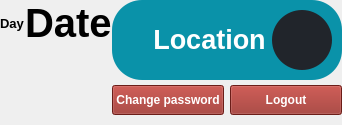
        <widget class="QWidget" name="headerFrame" native="true">
         <property name="sizePolicy">
          <sizepolicy hsizetype="Expanding" vsizetype="Expanding">
           <horstretch>0</horstretch>
           <verstretch>0</verstretch>
          </sizepolicy>
         </property>
         <property name="minimumSize">
          <size>
           <width>0</width>
           <height>125</height>
          </size>
         </property>
         <property name="maximumSize">
          <size>
           <width>16777215</width>
           <height>16777215</height>
          </size>
         </property>
         <layout class="QHBoxLayout" name="horizontalLayout_2">
          <property name="spacing">
           <number>0</number>
          </property>
          <property name="sizeConstraint">
           <enum>QLayout::SetDefaultConstraint</enum>
          </property>
          <property name="leftMargin">
           <number>0</number>
          </property>
          <property name="topMargin">
           <number>0</number>
          </property>
          <property name="rightMargin">
           <number>0</number>
          </property>
          <property name="bottomMargin">
           <number>0</number>
          </property>
          <item alignment="Qt::AlignLeft|Qt::AlignTop">
           <widget class="QWidget" name="widget_2" native="true">
            <layout class="QHBoxLayout" name="horizontalLayout_3">
             <property name="spacing">
              <number>0</number>
             </property>
             <property name="leftMargin">
              <number>0</number>
             </property>
             <property name="topMargin">
              <number>0</number>
             </property>
             <property name="rightMargin">
              <number>0</number>
             </property>
             <property name="bottomMargin">
              <number>0</number>
             </property>
             <item alignment="Qt::AlignLeft">
              <widget class="QLabel" name="appHeaderDay">
               <property name="font">
                <font>
                 <pointsize>10</pointsize>
                 <bold>true</bold>
                </font>
               </property>
               <property name="text">
                <string>Day</string>
               </property>
              </widget>
             </item>
             <item>
              <widget class="QLabel" name="appHeaderDate">
               <property name="font">
                <font>
                 <pointsize>30</pointsize>
                 <bold>true</bold>
                </font>
               </property>
               <property name="text">
                <string>Date</string>
               </property>
              </widget>
             </item>
            </layout>
           </widget>
          </item>
          <item alignment="Qt::AlignRight|Qt::AlignTop">
           <widget class="QWidget" name="widget_3" native="true">
            <property name="sizePolicy">
             <sizepolicy hsizetype="Preferred" vsizetype="Expanding">
              <horstretch>0</horstretch>
              <verstretch>0</verstretch>
             </sizepolicy>
            </property>
            <layout class="QVBoxLayout" name="verticalLayout_40">
             <property name="spacing">
              <number>0</number>
             </property>
             <property name="leftMargin">
              <number>0</number>
             </property>
             <property name="topMargin">
              <number>0</number>
             </property>
             <property name="rightMargin">
              <number>0</number>
             </property>
             <property name="bottomMargin">
              <number>10</number>
             </property>
             <item alignment="Qt::AlignTop">
              <widget class="QGroupBox" name="groupBox_2">
               <property name="sizePolicy">
                <sizepolicy hsizetype="Preferred" vsizetype="Preferred">
                 <horstretch>0</horstretch>
                 <verstretch>0</verstretch>
                </sizepolicy>
               </property>
               <property name="minimumSize">
                <size>
                 <width>230</width>
                 <height>80</height>
                </size>
               </property>
               <property name="maximumSize">
                <size>
                 <width>100</width>
                 <height>80</height>
                </size>
               </property>
               <property name="styleSheet">
                <string notr="true">background-color: #0A92A9;
border-radius: 30px;</string>
               </property>
               <property name="title">
                <string/>
               </property>
               <layout class="QHBoxLayout" name="horizontalLayout_18">
                <property name="leftMargin">
                 <number>10</number>
                </property>
                <property name="topMargin">
                 <number>10</number>
                </property>
                <property name="rightMargin">
                 <number>10</number>
                </property>
                <property name="bottomMargin">
                 <number>10</number>
                </property>
                <item>
                 <widget class="QFrame" name="frame_12">
                  <property name="sizePolicy">
                   <sizepolicy hsizetype="Expanding" vsizetype="Expanding">
                    <horstretch>0</horstretch>
                    <verstretch>0</verstretch>
                   </sizepolicy>
                  </property>
                  <property name="frameShape">
                   <enum>QFrame::StyledPanel</enum>
                  </property>
                  <property name="frameShadow">
                   <enum>QFrame::Raised</enum>
                  </property>
                  <layout class="QVBoxLayout" name="verticalLayout_21">
                   <property name="spacing">
                    <number>0</number>
                   </property>
                   <property name="leftMargin">
                    <number>0</number>
                   </property>
                   <property name="topMargin">
                    <number>0</number>
                   </property>
                   <property name="rightMargin">
                    <number>0</number>
                   </property>
                   <property name="bottomMargin">
                    <number>0</number>
                   </property>
                   <item>
                    <widget class="QFrame" name="frame_13">
                     <property name="sizePolicy">
                      <sizepolicy hsizetype="Expanding" vsizetype="Expanding">
                       <horstretch>0</horstretch>
                       <verstretch>0</verstretch>
                      </sizepolicy>
                     </property>
                     <property name="minimumSize">
                      <size>
                       <width>0</width>
                       <height>0</height>
                      </size>
                     </property>
                     <property name="maximumSize">
                      <size>
                       <width>300</width>
                       <height>300</height>
                      </size>
                     </property>
                     <property name="layoutDirection">
                      <enum>Qt::LeftToRight</enum>
                     </property>
                     <property name="frameShape">
                      <enum>QFrame::StyledPanel</enum>
                     </property>
                     <property name="frameShadow">
                      <enum>QFrame::Raised</enum>
                     </property>
                     <layout class="QHBoxLayout" name="horizontalLayout_20">
                      <property name="spacing">
                       <number>9</number>
                      </property>
                      <property name="leftMargin">
                       <number>0</number>
                      </property>
                      <property name="topMargin">
                       <number>0</number>
                      </property>
                      <property name="rightMargin">
                       <number>0</number>
                      </property>
                      <property name="bottomMargin">
                       <number>0</number>
                      </property>
                      <item alignment="Qt::AlignRight|Qt::AlignVCenter">
                       <widget class="QLabel" name="userName">
                        <property name="sizePolicy">
                         <sizepolicy hsizetype="Expanding" vsizetype="Expanding">
                          <horstretch>0</horstretch>
                          <verstretch>0</verstretch>
                         </sizepolicy>
                        </property>
                        <property name="font">
                         <font>
                          <pointsize>20</pointsize>
                          <bold>true</bold>
                         </font>
                        </property>
                        <property name="styleSheet">
                         <string notr="true">color: #fff;</string>
                        </property>
                        <property name="frameShape">
                         <enum>QFrame::Box</enum>
                        </property>
                        <property name="text">
                         <string>Location</string>
                        </property>
                        <property name="alignment">
                         <set>Qt::AlignCenter</set>
                        </property>
                       </widget>
                      </item>
                     </layout>
                    </widget>
                   </item>
                  </layout>
                 </widget>
                </item>
                <item alignment="Qt::AlignTop">
                 <widget class="QPushButton" name="accountBtn">
                  <property name="minimumSize">
                   <size>
                    <width>60</width>
                    <height>60</height>
                   </size>
                  </property>
                  <property name="maximumSize">
                   <size>
                    <width>60</width>
                    <height>60</height>
                   </size>
                  </property>
                  <property name="font">
                   <font>
                    <pointsize>13</pointsize>
                   </font>
                  </property>
                  <property name="styleSheet">
                   <string notr="true">background-color: #21252B;
border-radius: 30px;</string>
                  </property>
                  <property name="text">
                   <string/>
                  </property>
                  <property name="icon">
                   <iconset>
                    <normaloff>:/blueIcons/icons/blueIcons/user.svg</normaloff>:/blueIcons/icons/blueIcons/user.svg</iconset>
                  </property>
                  <property name="iconSize">
                   <size>
                    <width>59</width>
                    <height>59</height>
                   </size>
                  </property>
                 </widget>
                </item>
               </layout>
              </widget>
             </item>
             <item>
              <widget class="QWidget" name="profileWidget" native="true">
               <layout class="QHBoxLayout" name="horizontalLayout_6">
                <property name="leftMargin">
                 <number>0</number>
                </property>
                <property name="topMargin">
                 <number>5</number>
                </property>
                <property name="rightMargin">
                 <number>0</number>
                </property>
                <property name="bottomMargin">
                 <number>0</number>
                </property>
                <item>
                 <widget class="QWidget" name="editProfile" native="true">
                  <layout class="QHBoxLayout" name="horizontalLayout_13">
                   <property name="spacing">
                    <number>0</number>
                   </property>
                   <property name="leftMargin">
                    <number>0</number>
                   </property>
                   <property name="topMargin">
                    <number>0</number>
                   </property>
                   <property name="rightMargin">
                    <number>0</number>
                   </property>
                   <property name="bottomMargin">
                    <number>0</number>
                   </property>
                   <item>
                    <widget class="QPushButton" name="editProfile_pushButton">
                     <property name="minimumSize">
                      <size>
                       <width>0</width>
                       <height>30</height>
                      </size>
                     </property>
                     <property name="maximumSize">
                      <size>
                       <width>16777215</width>
                       <height>30</height>
                      </size>
                     </property>
                     <property name="font">
                      <font>
                       <pointsize>9</pointsize>
                       <bold>true</bold>
                      </font>
                     </property>
                     <property name="styleSheet">
                      <string notr="true">QPushButton {
background-color: rgb(150,40,34);color:white;
}
QPushButton:pressed  {
background-color: black;color:white;
}</string>
                     </property>
                     <property name="text">
                      <string>Change password</string>
                     </property>
                    </widget>
                   </item>
                  </layout>
                 </widget>
                </item>
                <item>
                 <widget class="QPushButton" name="logout">
                  <property name="minimumSize">
                   <size>
                    <width>0</width>
                    <height>30</height>
                   </size>
                  </property>
                  <property name="maximumSize">
                   <size>
                    <width>16777215</width>
                    <height>30</height>
                   </size>
                  </property>
                  <property name="font">
                   <font>
                    <pointsize>9</pointsize>
                    <bold>true</bold>
                   </font>
                  </property>
                  <property name="styleSheet">
                   <string notr="true">QPushButton {
background-color: rgb(150,40,34);color:white;
}
QPushButton:pressed  {
background-color: black;color:white;
}</string>
                  </property>
                  <property name="text">
                   <string>Logout</string>
                  </property>
                 </widget>
                </item>
               </layout>
              </widget>
             </item>
            </layout>
           </widget>
          </item>
         </layout>
        </widget>
